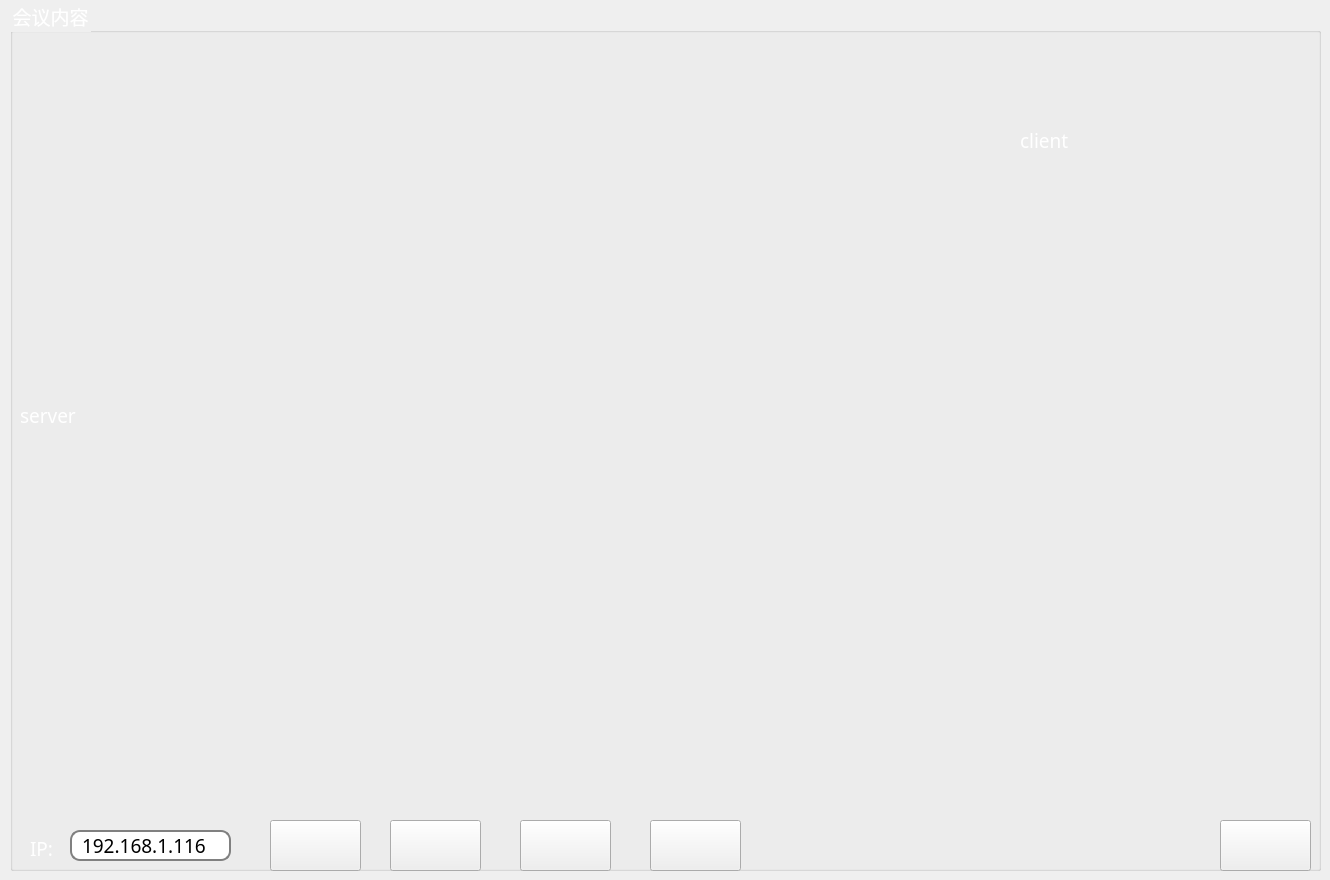
   <widget class="QWidget" name="tab">
    <attribute name="title">
     <string>Tab 1</string>
    </attribute>
    <widget class="QGroupBox" name="groupBox">
     <property name="geometry">
      <rect>
       <x>10</x>
       <y>0</y>
       <width>1311</width>
       <height>871</height>
      </rect>
     </property>
     <property name="font">
      <font>
       <family>SimSun-ExtB</family>
       <pointsize>14</pointsize>
       <weight>50</weight>
       <bold>false</bold>
      </font>
     </property>
     <property name="styleSheet">
      <string notr="true">QGroupBox{color:white;}</string>
     </property>
     <property name="title">
      <string>会议内容</string>
     </property>
     <widget class="QLineEdit" name="lineEdit">
      <property name="geometry">
       <rect>
        <x>60</x>
        <y>830</y>
        <width>161</width>
        <height>31</height>
       </rect>
      </property>
      <property name="font">
       <font>
        <family>SimSun-ExtB</family>
        <pointsize>14</pointsize>
       </font>
      </property>
      <property name="styleSheet">
       <string notr="true">QLineEdit {
    border: 2px solid gray;
    border-radius: 10px;
    padding: 0 8px;
    background: white;
    selection-background-color: darkgray;


}</string>
      </property>
      <property name="text">
       <string>192.168.1.116</string>
      </property>
     </widget>
     <widget class="QLabel" name="label">
      <property name="geometry">
       <rect>
        <x>20</x>
        <y>840</y>
        <width>61</width>
        <height>16</height>
       </rect>
      </property>
      <property name="font">
       <font>
        <family>SimSun-ExtB</family>
        <pointsize>14</pointsize>
        <weight>50</weight>
        <bold>false</bold>
       </font>
      </property>
      <property name="styleSheet">
       <string notr="true">color:white</string>
      </property>
      <property name="text">
       <string>IP:</string>
      </property>
     </widget>
     <widget class="QPushButton" name="pushButton">
      <property name="geometry">
       <rect>
        <x>260</x>
        <y>820</y>
        <width>91</width>
        <height>51</height>
       </rect>
      </property>
      <property name="font">
       <font>
        <family>Microsoft YaHei UI</family>
        <pointsize>14</pointsize>
        <weight>50</weight>
        <bold>false</bold>
       </font>
      </property>
      <property name="styleSheet">
       <string notr="true">QPushButton
{
border-image:url(D:/procedure/groundstation/checkin/denglu2/weichufalianjie.png);
color:white

}
QPushButton:hover { border-image:url(D:/procedure/groundstation/checkin/denglu2/chufalianjie.png) } </string>
      </property>
      <property name="text">
       <string/>
      </property>
     </widget>
     <widget class="QPushButton" name="pushButton_2">
      <property name="geometry">
       <rect>
        <x>380</x>
        <y>820</y>
        <width>91</width>
        <height>51</height>
       </rect>
      </property>
      <property name="font">
       <font>
        <family>Microsoft YaHei UI</family>
        <pointsize>14</pointsize>
       </font>
      </property>
      <property name="styleSheet">
       <string notr="true">QPushButton
{
border-image:url(D:/procedure/groundstation/checkin/denglu2/weichufaduankai.png);
color:white

}
QPushButton:hover { border-image:url(D:/procedure/groundstation/checkin/denglu2/chufaduankai.png) } </string>
      </property>
      <property name="text">
       <string/>
      </property>
     </widget>
     <widget class="QPushButton" name="pushButton_3">
      <property name="geometry">
       <rect>
        <x>510</x>
        <y>820</y>
        <width>91</width>
        <height>51</height>
       </rect>
      </property>
      <property name="font">
       <font>
        <family>Microsoft YaHei UI</family>
        <pointsize>14</pointsize>
       </font>
      </property>
      <property name="styleSheet">
       <string notr="true">QPushButton
{
border-image:url(D:/procedure/groundstation/checkin/denglu2/weichufakaishiluxiang.png);
color:white

}
QPushButton:hover { border-image:url(D:/procedure/groundstation/checkin/denglu2/chufakaishiluxiang.png) } </string>
      </property>
      <property name="text">
       <string/>
      </property>
     </widget>
     <widget class="QPushButton" name="pushButton_4">
      <property name="geometry">
       <rect>
        <x>640</x>
        <y>820</y>
        <width>91</width>
        <height>51</height>
       </rect>
      </property>
      <property name="font">
       <font>
        <family>Microsoft YaHei UI</family>
        <pointsize>14</pointsize>
       </font>
      </property>
      <property name="styleSheet">
       <string notr="true">QPushButton
{
border-image:url(D:/procedure/groundstation/checkin/denglu2/weichufaduankailuxiang.png);
color:white

}
QPushButton:hover { border-image:url(D:/procedure/groundstation/checkin/denglu2/chufaduankailuxiang.png) } </string>
      </property>
      <property name="text">
       <string/>
      </property>
     </widget>
     <widget class="QLabel" name="label_2">
      <property name="geometry">
       <rect>
        <x>10</x>
        <y>20</y>
        <width>1291</width>
        <height>791</height>
       </rect>
      </property>
      <property name="font">
       <font>
        <family>SimSun-ExtB</family>
        <pointsize>14</pointsize>
       </font>
      </property>
      <property name="styleSheet">
       <string notr="true">color:white</string>
      </property>
      <property name="text">
       <string>server</string>
      </property>
     </widget>
     <widget class="QLabel" name="label_3">
      <property name="geometry">
       <rect>
        <x>1010</x>
        <y>20</y>
        <width>291</width>
        <height>241</height>
       </rect>
      </property>
      <property name="font">
       <font>
        <family>SimSun-ExtB</family>
        <pointsize>14</pointsize>
       </font>
      </property>
      <property name="styleSheet">
       <string notr="true">color:white;</string>
      </property>
      <property name="text">
       <string>client</string>
      </property>
     </widget>
     <widget class="QPushButton" name="pushButton_10">
      <property name="geometry">
       <rect>
        <x>1210</x>
        <y>820</y>
        <width>91</width>
        <height>51</height>
       </rect>
      </property>
      <property name="font">
       <font>
        <family>Microsoft YaHei UI</family>
        <pointsize>14</pointsize>
       </font>
      </property>
      <property name="styleSheet">
       <string notr="true">QPushButton
{
border-image:url(D:/procedure/groundstation/checkin/denglu2/weichufatuichuchengxu.png);
color:white

}
QPushButton:hover { border-image:url(D:/procedure/groundstation/checkin/denglu2/chufatuichuchengxu.png) } </string>
      </property>
      <property name="text">
       <string/>
      </property>
     </widget>
    </widget>
   </widget>
